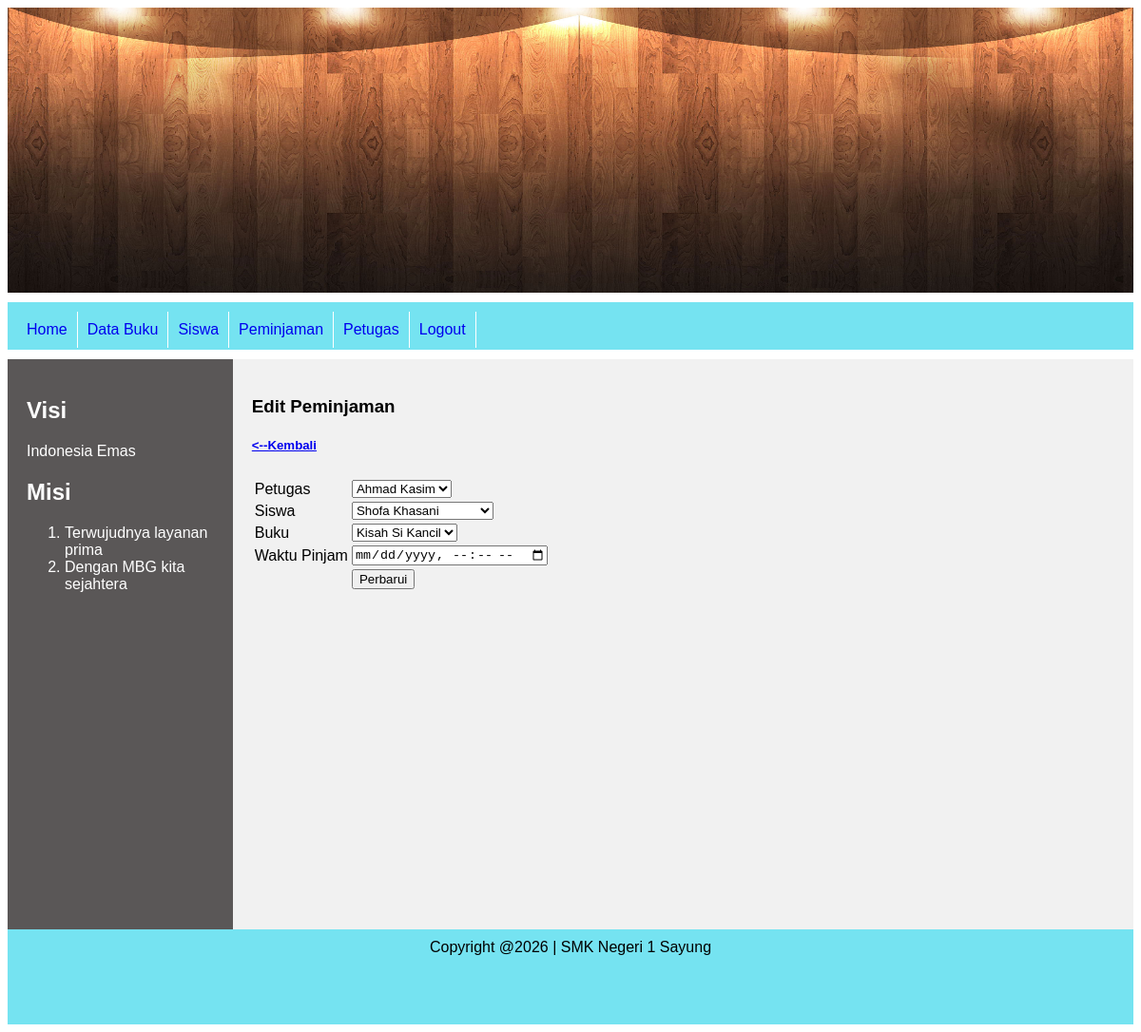
Screenshot of /admin/index.php?page=pinjamubah&idpinjam=1 (signed in) with the database file from the repository.
### tables this page shows
CREATE TABLE `tbl_peminjaman` (
  `idpinjam` int NOT NULL,
  `idpetugas` int NOT NULL,
  `idsiswa` int NOT NULL,
  `idbuku` int NOT NULL,
  `created_at` timestamp NOT NULL DEFAULT CURRENT_TIMESTAMP,
  `updated_at` timestamp NULL DEFAULT NULL
);

CREATE TABLE `tbl_petugas` (
  `idpetugas` int NOT NULL,
  `namapetugas` varchar(100) NOT NULL,
  `hp` varchar(20) NOT NULL,
  `username` varchar(50) NOT NULL,
  `password` varchar(50) NOT NULL,
  `created_at` timestamp NOT NULL DEFAULT CURRENT_TIMESTAMP,
  `updated_at` timestamp NULL DEFAULT NULL
);

CREATE TABLE `tbl_siswa` (
  `idsiswa` int NOT NULL,
  `nis` varchar(20) NOT NULL,
  `namasiswa` varchar(100) NOT NULL,
  `kelas` varchar(20) NOT NULL,
  `alamat` varchar(200) NOT NULL,
  `hp` varchar(20) NOT NULL,
  `created_at` timestamp NOT NULL DEFAULT CURRENT_TIMESTAMP,
  `updated_at` timestamp NULL DEFAULT NULL
);

CREATE TABLE `tbl_buku` (
  `idbuku` int NOT NULL,
  `judul` varchar(100) NOT NULL,
  `pengarang` varchar(50) NOT NULL,
  `penerbit` varchar(50) NOT NULL,
  `created_at` timestamp NOT NULL DEFAULT CURRENT_TIMESTAMP,
  `updated_at` timestamp NULL DEFAULT NULL,
  `kodebuku` varchar(5) NOT NULL
);

### admin/halaman/pinjam/pinjamubah.php (the view, shortened to what this page needs)
<?php
include "../koneksi.php";
$idpinjam = $_GET['idpinjam'];
$ambildata = mysqli_query($conn, "SELECT * FROM tbl_peminjaman
INNER JOIN tbl_petugas ON tbl_petugas.idpetugas=tbl_peminjaman.idpetugas
INNER JOIN tbl_siswa ON tbl_siswa.idsiswa=tbl_peminjaman.idsiswa
INNER JOIN tbl_buku ON tbl_buku.idbuku=tbl_peminjaman.idbuku
WHERE idpinjam = '$idpinjam'");
while ($tampildata = mysqli_fetch_array($ambildata)) {
?>
<!DOCTYPE html>
<html lang="en">
<head>
</head>
<body>
    <h3>Edit Peminjaman</h3>
    <h5><a href="index.php?page=pinjam"><--Kembali</a></h5>
    <form action="halaman/pinjam/pinjamubah_aksi.php" method="post">
    <table>
        <tr>
            <td><input hidden type="text" name="idpinjam" value="<?php echo $tampildata['idpinjam'];?>" readonly></td>
        </tr>
        <tr>
            <td>Petugas</td>
            <td>
                <select name="idpetugas">
                    <option value="<?php echo $tampildata['idpetugas'] ?>"> <?php echo $tampildata['namapetugas'] ?></option>
                </select>
            </td>
        </tr>
        <tr>
            <td>Siswa</td>
            <td>
                <select name="idsiswa">
                    <option value="<?php echo $tampildata['idsiswa'] ?>"> <?php echo $tampildata['namasiswa'] ?></option>
                </select>
            </td>
        </tr>
        <tr>
            <td>Buku</td>
            <td>
                <select name="idbuku">
                    <option value="<?php echo $tampildata['idbuku'] ?>"> <?php echo $tampildata['judul'] ?></option>
                </select>
            </td>
        </tr>
        <tr>
            <td>Waktu Pinjam</td>
            <td>
                <input type="datetime-local" name="updated_at" value="<?php echo $tampildata['updated_at'];?>">
            </td>
        </tr>
        <tr>
            <td></td>
            <td><input type="submit" name="tombolubah" value="Perbarui"></td>
        </tr>
    </table>
</form>
<?php }
    ?>
</body>
</html>

### css/style.css (style rules this page uses)
* { box-sizing: border-box; }
body { font-family: Arial, Helvetica, sans-serif; }

### rows the page displays
tbl_peminjaman: idpetugas "Ahmad Kasim", idsiswa "Shofa Khasani", idbuku "Kisah Si Kancil"
